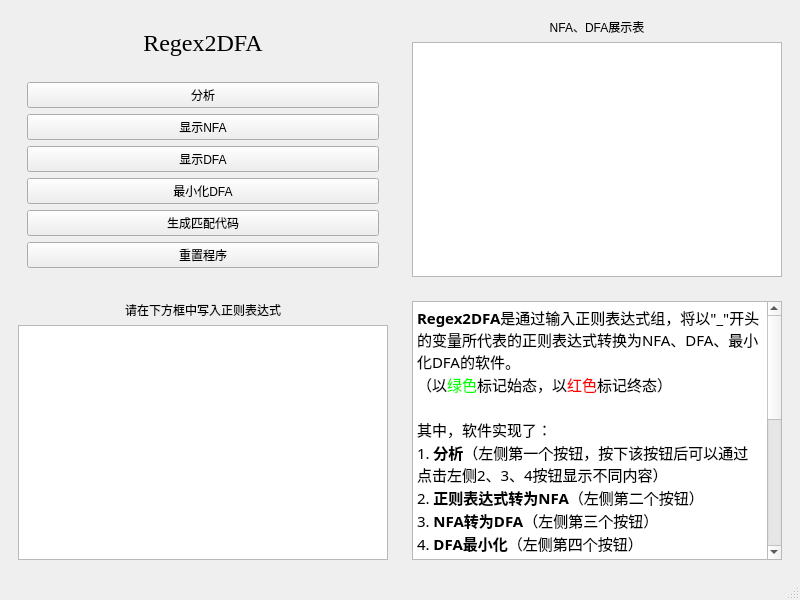
<?xml version="1.0" encoding="UTF-8"?>
<ui version="4.0">
 <class>MainWindow</class>
 <widget class="QMainWindow" name="MainWindow">
  <property name="geometry">
   <rect>
    <x>0</x>
    <y>0</y>
    <width>800</width>
    <height>600</height>
   </rect>
  </property>
  <property name="windowTitle">
   <string>MainWindow</string>
  </property>
  <widget class="QWidget" name="centralwidget">
   <layout class="QGridLayout" name="gridLayout">
    <item row="2" column="1">
     <widget class="QWidget" name="browserWidget" native="true">
      <layout class="QVBoxLayout" name="verticalLayout_5">
       <item>
        <widget class="QTextBrowser" name="textBrowser">
         <property name="font">
          <font>
           <family>宋体</family>
           <pointsize>10</pointsize>
          </font>
         </property>
         <property name="lineWrapColumnOrWidth">
          <number>1</number>
         </property>
         <property name="html">
          <string>&lt;!DOCTYPE HTML PUBLIC &quot;-//W3C//DTD HTML 4.0//EN&quot; &quot;http://www.w3.org/TR/REC-html40/strict.dtd&quot;&gt;
&lt;html&gt;&lt;head&gt;&lt;meta name=&quot;qrichtext&quot; content=&quot;1&quot; /&gt;&lt;style type=&quot;text/css&quot;&gt;
p, li { white-space: pre-wrap; }
&lt;/style&gt;&lt;/head&gt;&lt;body style=&quot; font-family:'宋体'; font-size:10pt; font-weight:400; font-style:normal;&quot;&gt;
&lt;p style=&quot; margin-top:0px; margin-bottom:0px; margin-left:0px; margin-right:0px; -qt-block-indent:0; text-indent:0px;&quot;&gt;&lt;span style=&quot; font-family:'SimSun'; font-size:11pt; font-weight:600;&quot;&gt;Regex2DFA&lt;/span&gt;&lt;span style=&quot; font-family:'SimSun'; font-size:11pt;&quot;&gt;是通过输入正则表达式组，将以&amp;quot;_&amp;quot;开头的变量所代表的正则表达式转换为NFA、DFA、最小化DFA的软件。&lt;/span&gt;&lt;/p&gt;
&lt;p style=&quot; margin-top:0px; margin-bottom:0px; margin-left:0px; margin-right:0px; -qt-block-indent:0; text-indent:0px;&quot;&gt;&lt;span style=&quot; font-family:'SimSun'; font-size:11pt;&quot;&gt;（以&lt;/span&gt;&lt;span style=&quot; font-family:'SimSun'; font-size:11pt; color:#00ff00;&quot;&gt;绿色&lt;/span&gt;&lt;span style=&quot; font-family:'SimSun'; font-size:11pt;&quot;&gt;标记始态，以&lt;/span&gt;&lt;span style=&quot; font-family:'SimSun'; font-size:11pt; color:#ff0000;&quot;&gt;红色&lt;/span&gt;&lt;span style=&quot; font-family:'SimSun'; font-size:11pt;&quot;&gt;标记终态）&lt;/span&gt;&lt;/p&gt;
&lt;p style=&quot;-qt-paragraph-type:empty; margin-top:0px; margin-bottom:0px; margin-left:0px; margin-right:0px; -qt-block-indent:0; text-indent:0px; font-family:'SimSun'; font-size:11pt;&quot;&gt;&lt;br /&gt;&lt;/p&gt;
&lt;p style=&quot; margin-top:0px; margin-bottom:0px; margin-left:0px; margin-right:0px; -qt-block-indent:0; text-indent:0px;&quot;&gt;&lt;span style=&quot; font-family:'SimSun'; font-size:11pt;&quot;&gt;其中，软件实现了：&lt;/span&gt;&lt;/p&gt;
&lt;p style=&quot; margin-top:0px; margin-bottom:0px; margin-left:0px; margin-right:0px; -qt-block-indent:0; text-indent:0px;&quot;&gt;&lt;span style=&quot; font-family:'SimSun'; font-size:11pt;&quot;&gt;1. &lt;/span&gt;&lt;span style=&quot; font-family:'SimSun'; font-size:11pt; font-weight:600;&quot;&gt;分析&lt;/span&gt;&lt;span style=&quot; font-family:'SimSun'; font-size:11pt;&quot;&gt;（左侧第一个按钮，按下该按钮后可以通过点击左侧2、3、4按钮显示不同内容）&lt;/span&gt;&lt;/p&gt;
&lt;p style=&quot; margin-top:0px; margin-bottom:0px; margin-left:0px; margin-right:0px; -qt-block-indent:0; text-indent:0px;&quot;&gt;&lt;span style=&quot; font-family:'SimSun'; font-size:11pt;&quot;&gt;2. &lt;/span&gt;&lt;span style=&quot; font-family:'SimSun'; font-size:11pt; font-weight:600;&quot;&gt;正则表达式转为NFA&lt;/span&gt;&lt;span style=&quot; font-family:'SimSun'; font-size:11pt;&quot;&gt;（左侧第二个按钮）&lt;/span&gt;&lt;/p&gt;
&lt;p style=&quot; margin-top:0px; margin-bottom:0px; margin-left:0px; margin-right:0px; -qt-block-indent:0; text-indent:0px;&quot;&gt;&lt;span style=&quot; font-family:'SimSun'; font-size:11pt;&quot;&gt;3. &lt;/span&gt;&lt;span style=&quot; font-family:'SimSun'; font-size:11pt; font-weight:600;&quot;&gt;NFA转为DFA&lt;/span&gt;&lt;span style=&quot; font-family:'SimSun'; font-size:11pt;&quot;&gt;（左侧第三个按钮）&lt;/span&gt;&lt;/p&gt;
&lt;p style=&quot; margin-top:0px; margin-bottom:0px; margin-left:0px; margin-right:0px; -qt-block-indent:0; text-indent:0px;&quot;&gt;&lt;span style=&quot; font-family:'SimSun'; font-size:11pt;&quot;&gt;4. &lt;/span&gt;&lt;span style=&quot; font-family:'SimSun'; font-size:11pt; font-weight:600;&quot;&gt;DFA最小化&lt;/span&gt;&lt;span style=&quot; font-family:'SimSun'; font-size:11pt;&quot;&gt;（左侧第四个按钮）&lt;/span&gt;&lt;/p&gt;
&lt;p style=&quot; margin-top:0px; margin-bottom:0px; margin-left:0px; margin-right:0px; -qt-block-indent:0; text-indent:0px;&quot;&gt;&lt;span style=&quot; font-family:'SimSun'; font-size:11pt;&quot;&gt;5. &lt;/span&gt;&lt;span style=&quot; font-family:'SimSun'; font-size:11pt; font-weight:600;&quot;&gt;重置&lt;/span&gt;&lt;span style=&quot; font-family:'SimSun'; font-size:11pt;&quot;&gt;（可以重新输入正则表达式）&lt;/span&gt;&lt;/p&gt;
&lt;p style=&quot; margin-top:0px; margin-bottom:0px; margin-left:0px; margin-right:0px; -qt-block-indent:0; text-indent:0px;&quot;&gt;&lt;span style=&quot; font-family:'SimSun'; font-size:11pt;&quot;&gt;点击分析按钮，实现正则表达式-&amp;gt;NFA-&amp;gt;DFA-&amp;gt;最小化DFA&lt;/span&gt;&lt;/p&gt;
&lt;p style=&quot;-qt-paragraph-type:empty; margin-top:0px; margin-bottom:0px; margin-left:0px; margin-right:0px; -qt-block-indent:0; text-indent:0px; font-family:'SimSun'; font-size:11pt;&quot;&gt;&lt;br /&gt;&lt;/p&gt;
&lt;p style=&quot; margin-top:0px; margin-bottom:0px; margin-left:0px; margin-right:0px; -qt-block-indent:0; text-indent:0px;&quot;&gt;&lt;span style=&quot; font-family:'SimSun'; font-size:11pt;&quot;&gt;注：&lt;br /&gt;1. 输入只能包含一个以&amp;quot;_&amp;quot;开头的正则表达式，否则软件可能会出现误解，产生不正确的NFA、DFA等；&lt;br /&gt;2. 等号左侧的标识符仅包含字母、数字与下划线&lt;/span&gt;&lt;/p&gt;
&lt;p style=&quot; margin-top:0px; margin-bottom:0px; margin-left:0px; margin-right:0px; -qt-block-indent:0; text-indent:0px;&quot;&gt;&lt;span style=&quot; font-family:'SimSun'; font-size:11pt;&quot;&gt;3. 软件以#字符作为NFA转换的epsilon标识，因此，希望输入#字符，应当使用转义符号，输入\#才可以识别。&lt;/span&gt;&lt;/p&gt;
&lt;p style=&quot;-qt-paragraph-type:empty; margin-top:0px; margin-bottom:0px; margin-left:0px; margin-right:0px; -qt-block-indent:0; text-indent:0px; font-family:'SimSun'; font-size:11pt;&quot;&gt;&lt;br /&gt;&lt;/p&gt;
&lt;p style=&quot; margin-top:0px; margin-bottom:0px; margin-left:0px; margin-right:0px; -qt-block-indent:0; text-indent:0px;&quot;&gt;&lt;span style=&quot; font-family:'SimSun'; font-size:11pt; color:#aa0000;&quot;&gt;较长的正则表达式可能会分析较久，请您耐心等待，谢谢。&lt;/span&gt;&lt;/p&gt;&lt;/body&gt;&lt;/html&gt;</string>
         </property>
        </widget>
       </item>
      </layout>
     </widget>
    </item>
    <item row="0" column="0">
     <widget class="QWidget" name="titleWidget" native="true">
      <layout class="QVBoxLayout" name="verticalLayout_4">
       <item>
        <widget class="QLabel" name="title">
         <property name="sizePolicy">
          <sizepolicy hsizetype="Expanding" vsizetype="Preferred">
           <horstretch>0</horstretch>
           <verstretch>0</verstretch>
          </sizepolicy>
         </property>
         <property name="font">
          <font>
           <family>Times New Roman</family>
           <pointsize>18</pointsize>
          </font>
         </property>
         <property name="text">
          <string>Regex2DFA</string>
         </property>
         <property name="alignment">
          <set>Qt::AlignCenter</set>
         </property>
        </widget>
       </item>
       <item>
        <widget class="QWidget" name="buttonWidget" native="true">
         <property name="maximumSize">
          <size>
           <width>16777215</width>
           <height>16777215</height>
          </size>
         </property>
         <layout class="QVBoxLayout" name="verticalLayout_2">
          <item>
           <widget class="QPushButton" name="analysisPushButton">
            <property name="text">
             <string>分析</string>
            </property>
           </widget>
          </item>
          <item>
           <widget class="QPushButton" name="nfaPushButton">
            <property name="text">
             <string>显示NFA</string>
            </property>
           </widget>
          </item>
          <item>
           <widget class="QPushButton" name="dfaPushButton">
            <property name="text">
             <string>显示DFA</string>
            </property>
           </widget>
          </item>
          <item>
           <widget class="QPushButton" name="minimumDfaPushButton">
            <property name="text">
             <string>最小化DFA</string>
            </property>
           </widget>
          </item>
          <item>
           <widget class="QPushButton" name="codePushButton">
            <property name="text">
             <string>生成匹配代码</string>
            </property>
           </widget>
          </item>
          <item>
           <widget class="QPushButton" name="resetPushButton">
            <property name="text">
             <string>重置程序</string>
            </property>
           </widget>
          </item>
         </layout>
        </widget>
       </item>
      </layout>
     </widget>
    </item>
    <item row="2" column="0">
     <widget class="QWidget" name="textWidget" native="true">
      <property name="minimumSize">
       <size>
        <width>0</width>
        <height>0</height>
       </size>
      </property>
      <layout class="QVBoxLayout" name="verticalLayout">
       <item>
        <widget class="QLabel" name="label">
         <property name="text">
          <string>请在下方框中写入正则表达式</string>
         </property>
         <property name="alignment">
          <set>Qt::AlignCenter</set>
         </property>
        </widget>
       </item>
       <item>
        <widget class="QTextEdit" name="textEdit"/>
       </item>
      </layout>
     </widget>
    </item>
    <item row="0" column="1">
     <widget class="QWidget" name="mainWidget" native="true">
      <property name="minimumSize">
       <size>
        <width>0</width>
        <height>0</height>
       </size>
      </property>
      <property name="maximumSize">
       <size>
        <width>16777215</width>
        <height>16777215</height>
       </size>
      </property>
      <layout class="QVBoxLayout" name="verticalLayout_3">
       <item>
        <widget class="QLabel" name="labelOfTable">
         <property name="text">
          <string>NFA、DFA展示表</string>
         </property>
         <property name="alignment">
          <set>Qt::AlignCenter</set>
         </property>
        </widget>
       </item>
       <item>
        <widget class="QTableWidget" name="tableWidget"/>
       </item>
      </layout>
     </widget>
    </item>
   </layout>
  </widget>
  <widget class="QMenuBar" name="menubar">
   <property name="geometry">
    <rect>
     <x>0</x>
     <y>0</y>
     <width>800</width>
     <height>21</height>
    </rect>
   </property>
  </widget>
  <widget class="QStatusBar" name="statusbar"/>
 </widget>
 <resources/>
 <connections/>
</ui>
